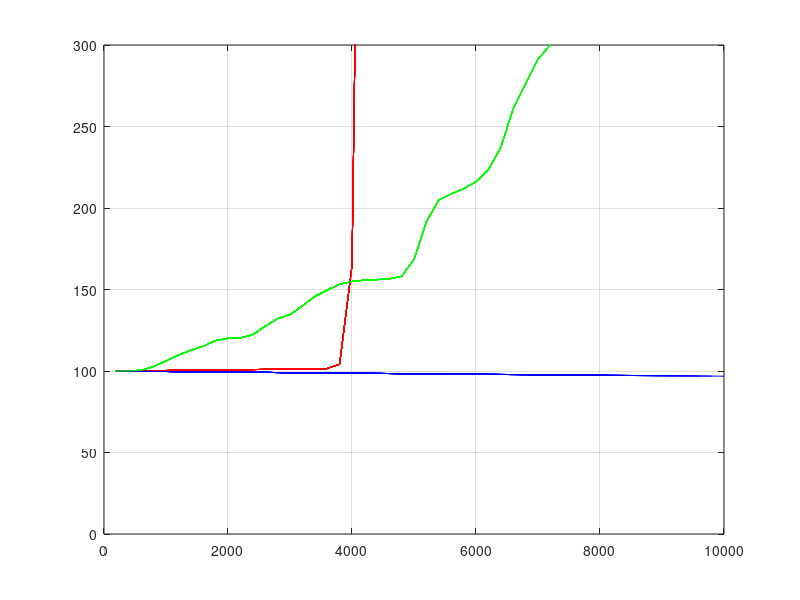

The MATLAB source for this figure:
function fehler()

  
  n=30;
  werte1=[];
  werte2=[];
  werte3=[];
  
  
  %ist die Anzahl Schritte, bei welcher geplottet werden soll
  zaehler=200;
  
  achse=[];
  
%Matrizen für das explizite Euler-Verfahren
  
%Matrix A1   
  A1=zeros(n,n);
  for l=1:n
    for j=1:n
      if l == j
      A1(l,j)=-2;
      endif
      if j-1==l
      A1(l, j)=1;
      endif
      if j+1==l
      A1(l, j)=1;
      endif
    endfor
  endfor

%V1 Matrix fuer Potenzial  

  V1=zeros(n,n);
  for l=1:n
    for j=1:n
      if j==1
      V1(l, j)=10^6;
      endif
      if j==n
        V1(l, j)=10^6;
      endif
      if l==1
        V1(l, j)=10^6;
      endif
      if l==n
        V1(l, j)=10^6;
      endif
    endfor
  endfor 
  
  
%Matrizen für das implizite Euler-Verfahren

%Matrix A2 
fprintf("Berechnet Matrix A2...\n")
m=n^2;
f=zeros(m);
  A2=zeros(m,m);
  for l=1:m
    for j=1:m
      if l == j
      A2(l,j)=-2;
      endif
      if j-1==l && mod(l, n)!=0
      A2(l, j)=1;
      endif
      if j+1==l && mod(l, n)!=1
      A2(l, j)=1;
      endif
    endfor
  endfor

  
%Matrix B2
fprintf("Berechnet Matrix B2...\n")
v=n; %v=sqrt(m)
f=zeros(m);
  B2=zeros(m,m);
  for l=1:m
    for j=1:m
      if l == j
      B2(l,j)=-2;
      endif
      if j-v==l
      B2(l, j)=1;
      endif
      if j+v==l
      B2(l, j)=1;
      endif
    endfor
  endfor


%V2 Matrix fuer Potenzial  
  V2=zeros(n,n);
  for l=1:n
    for j=1:n
      if j==1
      V2(l, j)=10^6;
      endif
      if j==n
        V2(l, j)=10^6;
      endif
      if l==1
        V2(l, j)=10^6;
      endif
      if l==n
        V2(l, j)=10^6;
      endif
    endfor
  endfor
 
  %Umformung der Matrix V2
  K=zeros(m, m);
  t=1;
  for j=1:n
    for i=1:n
      K(t, t)=V2(j, i);
      t+=1;
    endfor
  endfor
  V2=K; 
  
%Abstand zwischen Stützpunkten und Zeitabstand
  h1=1/(n-1);
  h2=1/(5*10^4);
  
  x=linspace(0, 1, n).';

  y=linspace(0, 1, n).';
  
  g=0.1;
  
  k=0;
  
%initialisieren (Startzuweisung)
  u1=[];
  for j=1:n
    for d=1:n
      u1(d, j)=1/(sqrt(2*pi)*g)*exp(-0.5*((x(d)-0.5)^2+(y(j)-0.5)^2)/(g^2))*(cos(2*pi*k*x(d))+1i*sin(2*pi*k*x(d)));
    endfor
  endfor
  
  u2=u1;
  u3=u1;
  


  step=0;
  
%Matrix C
C=eye(n^2)-1i*A2*h2/(h1^2)-1i*B2*h2/(h1^2)+1i*h2*V2;

fprintf("Inverse berechnen...\n")
vC=inv(C);

%Umwandlung von u2 in Vektor 
      p=zeros(m, 1);
      t=1;
      for j=1:n
          for i=1:n
            p(t)=u2(j, i);
            t+=1;
          endfor
        endfor
      u2=p;   
 
    
    %Beginn der Hauptschleife
    for q=0:h2:1

      step+=1;
      
      %Schritt des expliziten Euler-Verfahrens
      
      u1=u1+1i*h2*(1/(h1*h1)*(u1*A1+A1*u1))-h2*1i*V1.*u1;
     
      u1(1, :)=0;
      u1(n, :)=0;
      u1(:, 1)=0;
      u1(:, n)=0;
      
      %Schritt des impliziten Euler-Verfahren
      u2=vC*u2;
      
      %Schritt des RK4
      k1=1i*h2*(1/(h1*h1)*(u3*A1+A1*u3))-h2*1i*V1.*u3;
      k2=1i*h2*(1/(h1*h1)*((u3+k1/2)*A1+A1*(u3+k1./2)))-h2*1i*V1.*(u3+k1/2);
      k3=1i*h2*(1/(h1*h1)*((u3+k2/2)*A1+A1*(u3+k2./2)))-h2*1i*V1.*(u3+k2/2);
      k4=1i*h2*(1/(h1*h1)*((u3+k3)*A1+A1*(u3+k3)))-h2*1i*V1.*(u3+k3);
      
      t=1/6*(k1+2*k2+2*k3+k4);
      
      u3=u3+t;
      
      u3(1, :)=0;
      u3(n, :)=0;
      u3(:, 1)=0;
      u3(:, n)=0;
      
      %plotting
      if mod(step, zaehler)==0
        %Betrag der Matrix u1
        v1=abs(u1);
        
       %u2 wieder in Matrixform bringen (als Matrix K)
        K=zeros(n,n);
        t=1;
        for j=1:n
            for i=1:n
              K(j, i)=u2(t);
              t+=1;
            endfor
        endfor
        
        
        
        
        %Betrag der Matrix u2/K
        v2=abs(K);
        
        %Betrag der Matrix u3
        v3=abs(u3);
        
        %Zusammenrechnen der Werte unter dem Graph (explizit)
        s1=0;
        for i=1:n
          for j=1:n
            s1=s1+v1(i,j).^2;
          endfor
        endfor
        s1=sqrt(s1);
        
        %Zusammenrechnen der Werte unter dem Graph (implizit)
        s2=0;
        for i=1:n
          for j=1:n
            s2=s2+v2(i,j).^2;
          endfor
        endfor
        s2=sqrt(s2);
        
        %Zusammenrechnen der Werte unter dem Graph (RK4)
        s3=0;
        for i=1:n
          for j=1:n
            s3=s3+v3(i,j).^2;
          endfor
        endfor
        s3=sqrt(s3);
        
        %Erster Wert als 100% definieren
        if step==zaehler
          p1=s1;
          p2=s2;
          p3=s3;
        endif
        prozent_explizit=s1/p1*100;
        prozent_implizit=s2/p2*100;
        prozent_RK4=s3/p3*100;
 
      %x-Achse: Zeitabstand
      %Prozentuale Abweichung vom Orginalwert 100%
      a=step/zaehler;
      achse(a)=step;
      werte1(a)=prozent_explizit;
      werte2(a)=prozent_implizit;
      werte3(a)=prozent_RK4;
      plot(achse, werte1, 'r')
      hold on
      plot(achse, werte2, 'b')
      hold on
      plot(achse, werte3, 'g')
      hold on 
      axis([0 step 0 300])
      grid on
      pause(0.001)
      
      if abs(s3-p3)>abs(s2-p2) && abs(s2-p2)>abs(s1-p1)
        fprintf('1.RK 2.implizit 3.explizit\n\n')
      endif
      if abs(s3-p3)>abs(s1-p1) && abs(s1-p1)>abs(s2-p2)
        fprintf('1.RK 2.explizit 3.implizit\n\n')
      endif
      if abs(s1-p1)>abs(s3-p3) && abs(s3-p3)>abs(s2-p2)
        fprintf('1.explizit 2.Rk 3.implizit\n\n')
      endif
      if abs(s1-p1)>abs(s2-p2) && abs(s2-p2)>abs(s3-p3)
        fprintf('1.explizit 2.implizit 3.Rk\n\n')
      endif
      if abs(s2-p2)>abs(s3-p3) && abs(s3-p3)>abs(s1-p1)
        fprintf('1.implizit 2.Rk 3.explizit\n\n')
      endif
      if abs(s2-p2)>abs(s1-p1) && abs(s1-p1)>abs(s3-p3)
        fprintf('1.implizit 2.explizit 3.RK\n\n')
      endif
      
    
      
      
      
     endif 
     if step==10000
        break
     endif
      
    endfor
  
  
endfunction